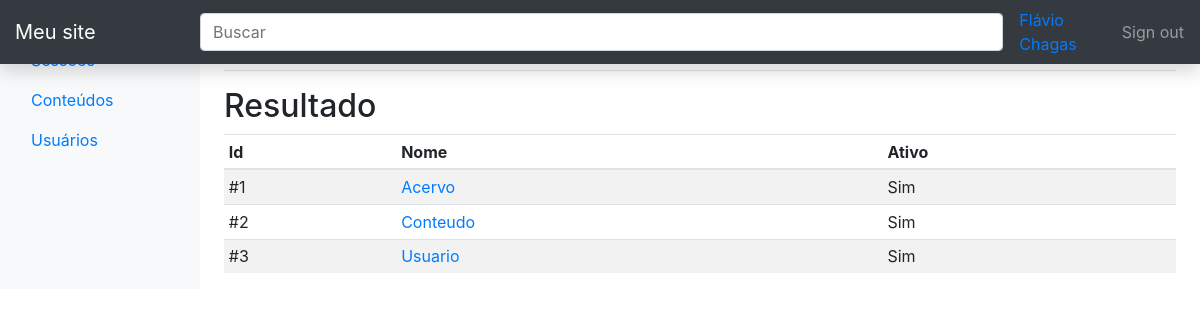
Page /cms/admin/listar_sessao.php (signed in) on the committed database.
### tables this page shows
CREATE TABLE `sessao` (
  `id` int(11) NOT NULL,
  `nome` varchar(45) NOT NULL,
  `ativo` bit(1) NOT NULL DEFAULT b'1'
);

### cms/app.php (called while the page is built, shortened)
<?php
	function abrirConexao() {
		$cnn = mysqli_connect(SERVIDOR, USUARIO, SENHA, BD);
		return $cnn;
	}
	function listar($cnn, $sql) {
		$list = NULL;
		$query = mysqli_query($cnn, $sql);
		while($r = mysqli_fetch_assoc($query)) {
			$list[] = $r;
		}
		return $list;
	}
	function listarSessao($ativo) {
		$cnn = abrirConexao();
		$sql = "SELECT id, nome, ativo FROM sessao";
		$arr = listar($cnn, $sql);
		return $arr;
	}
?>

### cms/admin/listar_sessao.php (the view)
<?php
	require_once("inc/header.php");
	$list = listarSessao(NULL);
?>
    <main role="main" class="col-md-9 ml-sm-auto col-lg-10 px-4">
      <div class="d-flex justify-content-between flex-wrap flex-md-nowrap align-items-center pt-3 pb-2 mb-3 border-bottom">
        <h1 class="h2">Sessões</h1>
        <div class="btn-toolbar mb-2 mb-md-0">
          <div class="btn-group mr-2">
            <a href="editar_sessao.php" class="btn btn-sm btn-outline-primary">Nova sessão</a>
          </div>
        </div>
      </div>
      <h2>Resultado</h2>
      <div class="table-responsive">
        <table class="table table-striped table-sm">
          <thead>
            <tr>
              <th>Id</th>
              <th>Nome</th>
              <th>Ativo</th>
            </tr>
          </thead>
          <tbody>
		  <?php foreach($list as $i) { ?>
            <tr>
              <td>#<?=$i["id"]?></td>
              <td><a href="editar_sessao.php?id=<?=$i["id"]?>"><?=$i["nome"]?></a></td>
              <td><?=$i["ativo"] == 1 ? "Sim" : "Não" ?></td>
            </tr>
		  <?php } ?>
          </tbody>
        </table>
      </div>
    </main>
  <?php require_once("inc/footer.php"); ?>

### rows in the picture
sessao: id "1", nome "Acervo", ativo "Sim"
sessao: id "2", nome "Conteudo", ativo "Sim"
sessao: id "3", nome "Usuario", ativo "Sim"

### other values in the picture
$user["nome"] "Flávio Chagas"
